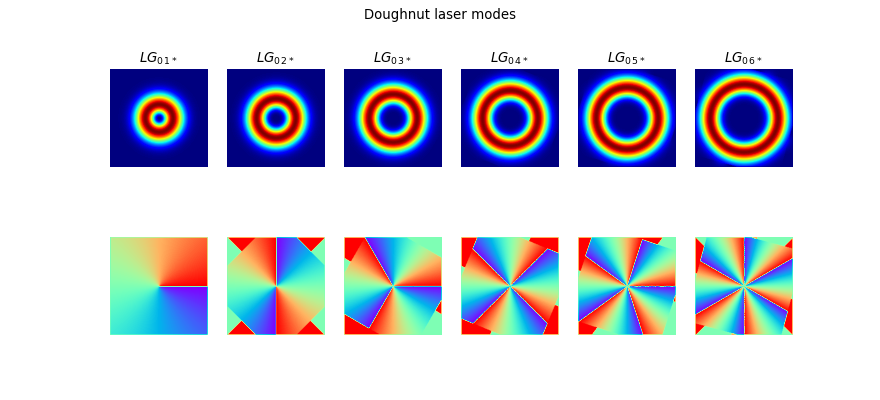

This chart was generated by the following Python code:
#! /usr/bin/env python
"""
GaussLaguerre_doughnut.py
    
    Calculates the intensity- and phase distributions of
    Laguerre-Gauss doughnut laser modes.
    
    cc Fred van Goor, May 2020.
"""
from LightPipes import *
import matplotlib.pyplot as plt
wavelength = 500*nm
size = 15*mm
N = 200
w0=3*mm
i=0

m_max=6
fig, axs = plt.subplots(nrows=2, ncols=m_max,figsize=(11.0,5.0))
s=r'Doughnut laser modes'
fig.suptitle(s)
F=Begin(size,wavelength,N)
n=0
for m in range(1,m_max+1):
    F=GaussBeam(w0,F,doughnut=True,n=n,m=m)
    I=Intensity(0,F)
    Phi=Phase(F)
    s=f'$LG_{n}$' + f'$_{m}$' + '$_*$'
    axs[0][m-1].imshow(I,cmap='jet'); axs[0][m-1].axis('off'); axs[0][m-1].set_title(s)
    axs[1][m-1].imshow(Phi,cmap='rainbow'); axs[1][m-1].axis('off');
plt.show()
